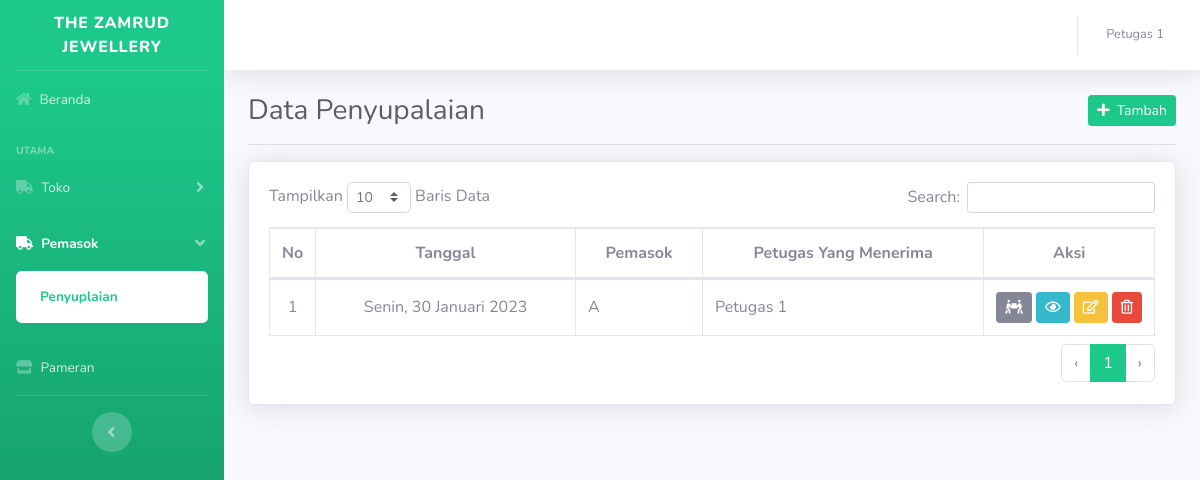
/index.php?h=penyuplaian (signed in), run on the app's committed database.
### tables this page shows
CREATE TABLE `penyuplaian` (
    id INT NOT NULL AUTO_INCREMENT,
    id_pemasok INT NOT NULL,
    id_petugas INT NOT NULL,
    tanggal DATE,
    PRIMARY KEY (id),
    FOREIGN KEY (id_pemasok) REFERENCES pemasok (id) ON DELETE CASCADE,
    FOREIGN KEY (id_petugas) REFERENCES petugas (id) ON DELETE CASCADE
);

CREATE TABLE `pemasok` (
    id INT NOT NULL AUTO_INCREMENT,
    nama VARCHAR(255),
    nomor_telepon VARCHAR(255),
    email VARCHAR(255),
    alamat TEXT,
    tanggal_terdaftar DATE,
    PRIMARY KEY (id) 
);

CREATE TABLE `petugas` (
    id INT NOT NULL AUTO_INCREMENT,
    id_pengguna INT NOT NULL,
    nik VARCHAR(255),
    nama VARCHAR(255),
    jabatan VARCHAR(255),
    nomor_telepon VARCHAR(255),
    tempat_lahir VARCHAR(255),
    tanggal_lahir DATE,
    jenis_kelamin VARCHAR(255),
    tanggal_terdaftar DATE,
    PRIMARY KEY (id),
    FOREIGN KEY (id_pengguna) REFERENCES pengguna (id) ON DELETE CASCADE
);

### db/koneksi.php (called while the page is built, shortened)
<?php
function indoensiaDateWithDay($date)
{
  $tanggal = explode('-', $date)[2];
  $bulan = explode('-', $date)[1];
  $tahun = explode('-', $date)[0];
  return DAY_IN_INDONESIA[Date("w", strtotime($date))] . ', ' . $tanggal . ' ' . MONTH_IN_INDONESIA[$bulan - 1] . ' ' . $tahun;
}

### halaman/tampil/penyuplaian.php (the view, shortened to what this page needs)
<div class="container-fluid">
    <div class="d-flex justify-content-between align-items-center">
        <h1 class="h3 mb-0 text-gray-800">Data Penyupalaian</h1>
        <a href="?h=tambah_penyuplaian" class="btn btn-primary btn-sm"><i class="fas fa-plus"></i>&nbsp;&nbsp;Tambah</a>
    </div>
    <hr>
    <div class="row">
        <div class="col-12">
            <div class="card shadow mb-4">
                <div class="card-body">
                    <div class="table-responsive">
                        <table class="table table-bordered" id="dataTable" width="100%" cellspacing="0">
                            <thead>
                                <tr>
                                    <th class="td-fit text-center">No</th>
                                    <th class="text-center">Tanggal</th>
                                    <th class="text-center">Pemasok</th>
                                    <th class="text-center">Petugas Yang Menerima</th>
                                    <th class="td-fit text-center">Aksi</th>
                                </tr>
                            </thead>
                            <?php
                            $q = "
                                SELECT
                                    penyuplaian.*,
                                    pemasok.nama nama_pemasok,
                                    petugas.nama nama_petugas
                                FROM
                                    penyuplaian
                                INNER JOIN
                                    pemasok
                                ON
                                    pemasok.id=penyuplaian.id_pemasok
                                INNER JOIN
                                    petugas
                                ON
                                    petugas.id=penyuplaian.id_petugas
                            ";
                            if (!is_null($_SESSION['user']['id_petugas']))
                                $q .= " WHERE penyuplaian.id_petugas=" . $_SESSION['user']['id_petugas'];
                            $q .= " ORDER BY penyuplaian.tanggal DESC, penyuplaian.id DESC";
                            $result = $mysqli->query($q);
                            $no = 1;
                            ?>
                            <tbody>
                                <?php while ($row = $result->fetch_assoc()) : ?>
                                    <tr>
                                        <td class="td-fit align-middle text-center"><?= $no++; ?></td>
                                        <td class="align-middle text-center"><?= indoensiaDateWithDay($row['tanggal']); ?></td>
                                        <td class="align-middle"><?= $row['nama_pemasok']; ?></td>
                                        <td class="align-middle"><?= $row['nama_petugas']; ?></td>
                                        <td class="text-center td-fit">
                                            <a title="Return Barang" href="?h=tambah_return_barang&id_penyuplaian=<?= $row['id']; ?>" class="btn btn-sm btn-secondary"><i class="fas fa-people-carry"></i></a>
                                            <a title="Detail Penyuplaian" href="?h=detail_penyuplaian&id=<?= $row['id']; ?>" class="btn btn-sm btn-info"><i class="far fa-eye"></i></a>
                                            <a href="?h=edit_penyuplaian&id=<?= $row['id']; ?>" class="btn btn-sm btn-warning"><i class="far fa-edit"></i></a>
                                            <a href="?h=hapus_penyuplaian&id=<?= $row['id']; ?>" class="btn btn-sm btn-danger" onclick="return confirm('Yakin ingin menghapus data ini?')"><i class="far fa-trash-alt"></i></a>
                                        </td>
                                    </tr>
                                <?php endwhile; ?>
                            </tbody>
                        </table>
                    </div>
                </div>
            </div>
        </div>
    </div>
</div>

### index.php (style rules this page uses)
.td-fit { width: 1%; white-space: nowrap; }

### data on the page
penyuplaian: tanggal "Senin, 30 Januari 2023", id_pemasok.nama "A", id_petugas.nama "Petugas 1"

### other printed values
$_SESSION['user']['nama'] "Petugas 1"
